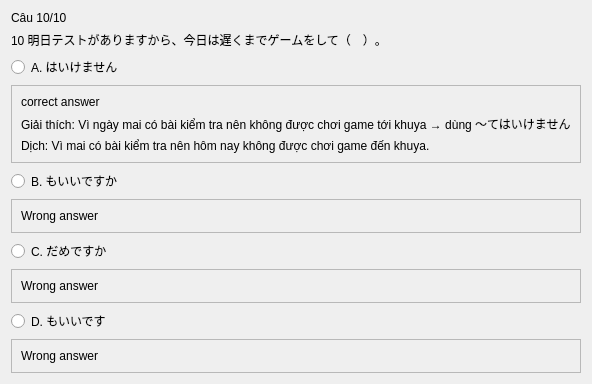
               <widget class="QWidget" name="page_16">
                <layout class="QVBoxLayout" name="verticalLayout_21">
                 <item>
                  <widget class="QLabel" name="label_102">
                   <property name="text">
                    <string>Câu 10/10</string>
                   </property>
                  </widget>
                 </item>
                 <item>
                  <widget class="QLabel" name="label_103">
                   <property name="text">
                    <string>10 明日テストがありますから、今日は遅くまでゲームをして（　）。</string>
                   </property>
                  </widget>
                 </item>
                 <item>
                  <widget class="QRadioButton" name="radioButton_61">
                   <property name="text">
                    <string>A. はいけません</string>
                   </property>
                  </widget>
                 </item>
                 <item>
                  <widget class="QFrame" name="frame_17">
                   <property name="frameShape">
                    <enum>QFrame::StyledPanel</enum>
                   </property>
                   <property name="frameShadow">
                    <enum>QFrame::Raised</enum>
                   </property>
                   <layout class="QVBoxLayout" name="verticalLayout_25">
                    <item>
                     <widget class="QLabel" name="label_31">
                      <property name="text">
                       <string>correct answer</string>
                      </property>
                     </widget>
                    </item>
                    <item>
                     <widget class="QLabel" name="label_30">
                      <property name="text">
                       <string>Giải thích: Vì ngày mai có bài kiểm tra nên không được chơi game tới khuya → dùng ～てはいけません</string>
                      </property>
                     </widget>
                    </item>
                    <item>
                     <widget class="QLabel" name="label_29">
                      <property name="text">
                       <string>Dịch: Vì mai có bài kiểm tra nên hôm nay không được chơi game đến khuya.</string>
                      </property>
                     </widget>
                    </item>
                   </layout>
                  </widget>
                 </item>
                 <item>
                  <widget class="QRadioButton" name="radioButton_62">
                   <property name="text">
                    <string>B. もいいですか</string>
                   </property>
                  </widget>
                 </item>
                 <item>
                  <widget class="QFrame" name="frame_18">
                   <property name="frameShape">
                    <enum>QFrame::StyledPanel</enum>
                   </property>
                   <property name="frameShadow">
                    <enum>QFrame::Raised</enum>
                   </property>
                   <layout class="QVBoxLayout" name="verticalLayout_24">
                    <item>
                     <widget class="QLabel" name="label_27">
                      <property name="text">
                       <string>Wrong answer</string>
                      </property>
                     </widget>
                    </item>
                   </layout>
                  </widget>
                 </item>
                 <item>
                  <widget class="QRadioButton" name="radioButton_63">
                   <property name="text">
                    <string>C. だめですか</string>
                   </property>
                  </widget>
                 </item>
                 <item>
                  <widget class="QFrame" name="frame_19">
                   <property name="frameShape">
                    <enum>QFrame::StyledPanel</enum>
                   </property>
                   <property name="frameShadow">
                    <enum>QFrame::Raised</enum>
                   </property>
                   <layout class="QVBoxLayout" name="verticalLayout_23">
                    <item>
                     <widget class="QLabel" name="label_28">
                      <property name="text">
                       <string>Wrong answer</string>
                      </property>
                     </widget>
                    </item>
                   </layout>
                  </widget>
                 </item>
                 <item>
                  <widget class="QRadioButton" name="radioButton_64">
                   <property name="text">
                    <string>D. もいいです</string>
                   </property>
                  </widget>
                 </item>
                 <item>
                  <widget class="QFrame" name="frame_20">
                   <property name="frameShape">
                    <enum>QFrame::StyledPanel</enum>
                   </property>
                   <property name="frameShadow">
                    <enum>QFrame::Raised</enum>
                   </property>
                   <layout class="QVBoxLayout" name="verticalLayout_22">
                    <item>
                     <widget class="QLabel" name="label_26">
                      <property name="text">
                       <string>Wrong answer</string>
                      </property>
                     </widget>
                    </item>
                   </layout>
                  </widget>
                 </item>
                </layout>
               </widget>
